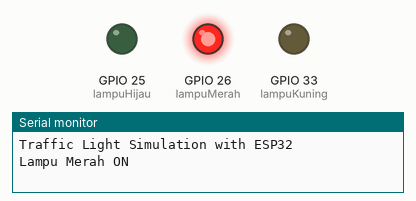
Recording of a program running on a simulated ESP32. Shown: output pins drawn as LEDs (lit = HIGH), the last lines printed to the serial monitor.

Above: at 5.0 s.
At 11.5 s:
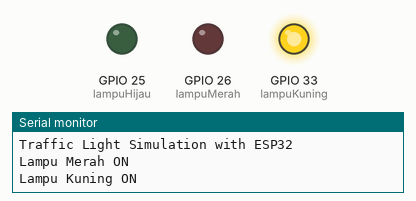
At 18.0 s:
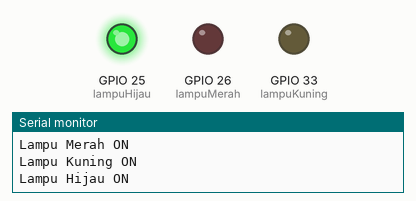
Timing chart, 0 to 29.9 s (numbered marks = the images above):
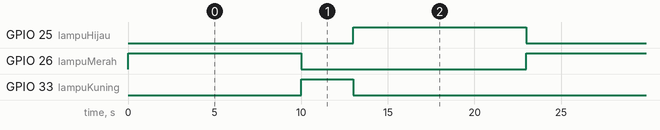

Measured:
- by itself, GPIO 25 (lampuHijau), GPIO 26 (lampuMerah): alternates HIGH for 10.0 s and LOW for 13.0 s
- by itself, GPIO 33 (lampuKuning): alternates HIGH for 3.0 s and LOW for 20.0 s
- by itself, everything shown: repeats every 23.0 s, in 3 steps

The program:

main.cpp
```cpp
#include <Arduino.h> // Wajib untuk PlatformIO + ESP32

// Deklarasi pin untuk setiap lampu traffic light
int lampuMerah = 26;
int lampuKuning = 33;
int lampuHijau = 25;

void setup() {
  Serial.begin(115200); // Inisialisasi komunikasi Serial
  Serial.println("Traffic Light Simulation with ESP32");

  // Atur pin sebagai OUTPUT
  pinMode(lampuMerah, OUTPUT);
  pinMode(lampuKuning, OUTPUT);
  pinMode(lampuHijau, OUTPUT);
}

void loop() {
  // Lampu Merah ON selama 20 detik
  digitalWrite(lampuMerah, HIGH);
  digitalWrite(lampuKuning, LOW);
  digitalWrite(lampuHijau, LOW);
  Serial.println("Lampu Merah ON");
  delay(10000); // Tunggu 10 detik

  // Lampu Kuning ON selama 5 detik
  digitalWrite(lampuMerah, LOW);
  digitalWrite(lampuKuning, HIGH);
  digitalWrite(lampuHijau, LOW);
  Serial.println("Lampu Kuning ON");
  delay(3000); // Tunggu  3 detik

  // Lampu Hijau ON selama 15 detik
  digitalWrite(lampuMerah, LOW);
  digitalWrite(lampuKuning, LOW);
  digitalWrite(lampuHijau, HIGH);
  Serial.println("Lampu Hijau ON");
  delay(10000); // Tunggu 10 detik
}
```
